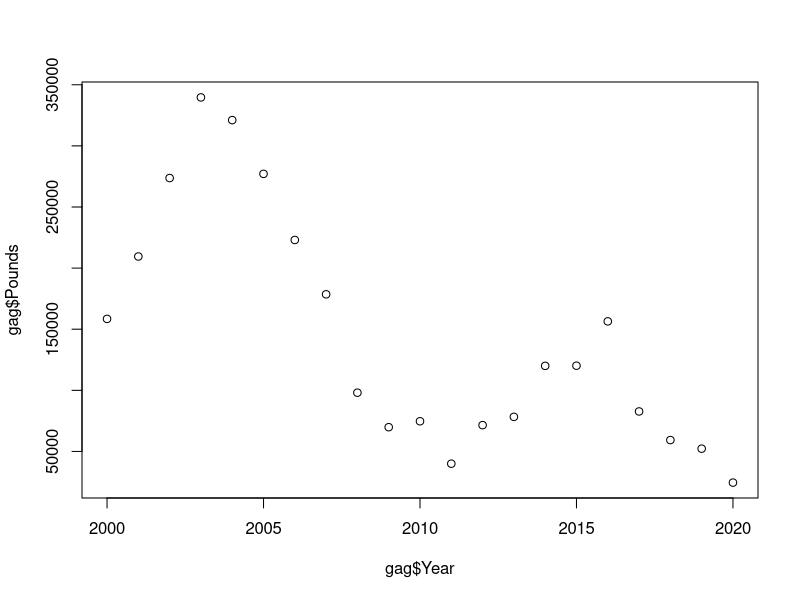
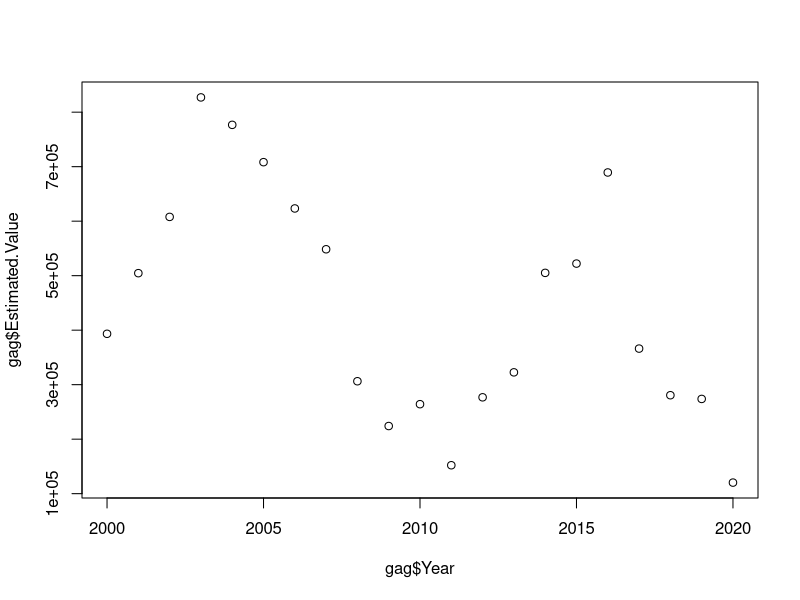
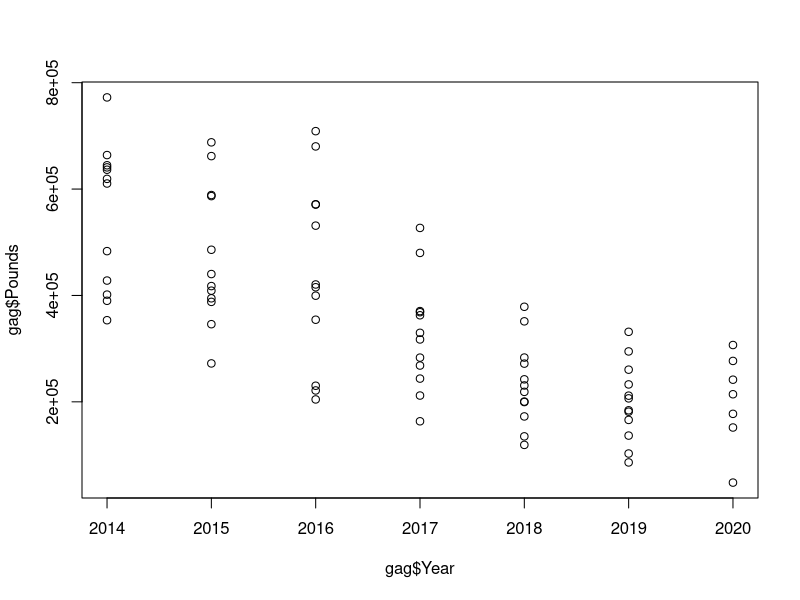
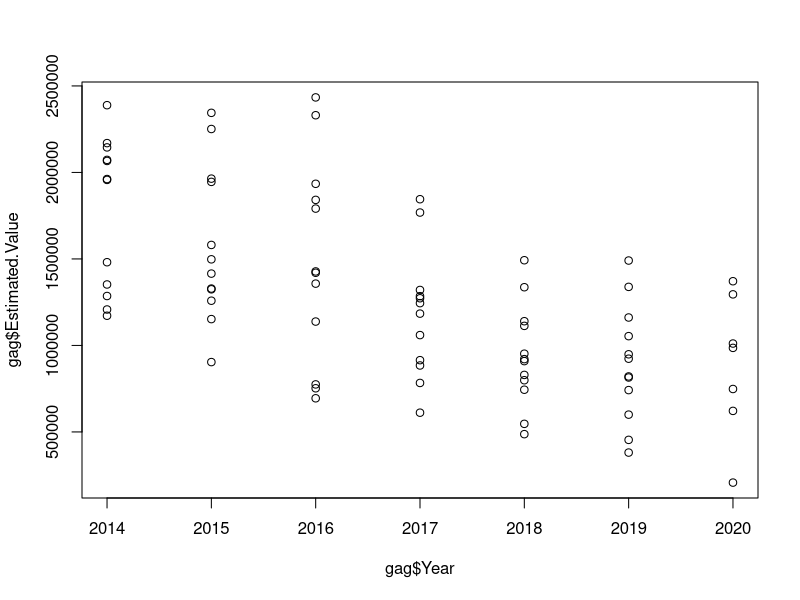
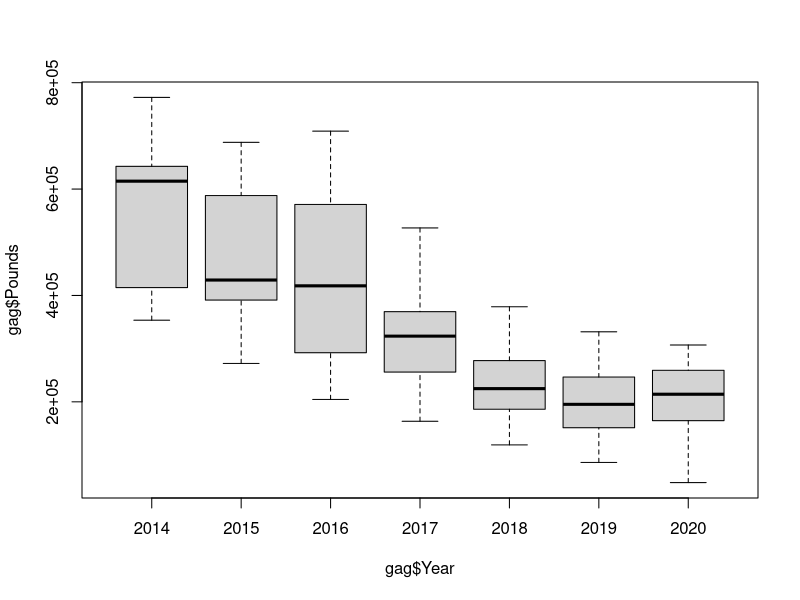
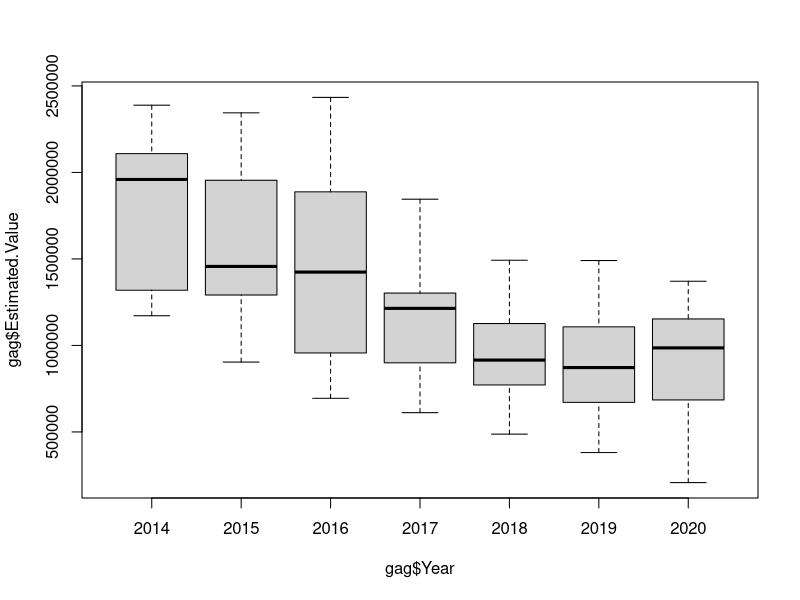
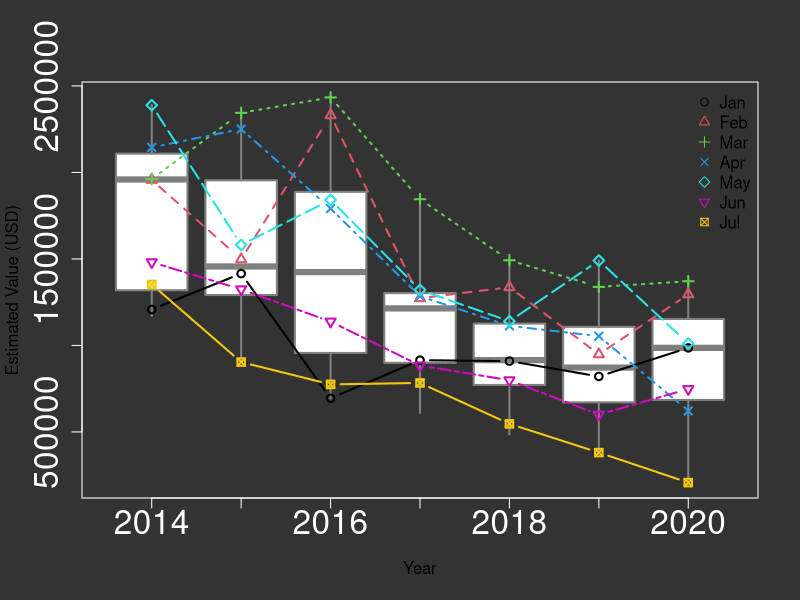

The R script that drew these images, in order:
library(lubridate)

setwd('~/Documents/R/Github/FL_seafood_landings/data')

### load data, skip first 9 lines because they are metadata
data <- read.csv('fl_landings_year.csv',skip=9)
### make some factors for easier parsing
data$Area.Description <- as.factor(data$Area.Description)
data$Species <- as.factor(data$Species)
### pull out Gag Grouper
ind_gag <- grep('gag',data$Species,ignore.case = T)
### pull out Ft Myers
ind_FM <- grep('fort myers',data$Area.Description,ignore.case = T)
### pull out Gag landed in Fort Myers
ind_FM_gag <- base::intersect(ind_gag,ind_FM)

gag <- data[ind_FM_gag,]

plot(gag$Year,gag$Pounds)
plot(gag$Year,gag$Estimated.Value)


### data by month
data <- read.csv('fl_landings_month.csv',skip=9)
data <- data[data$Year>2013,]
ind_gag <- grep('grouper, red',data$Species,ignore.case = T)
ind_ytd <- which(data$Month=='January' |
                      data$Month=='February' |
                      data$Month=='March' |
                      data$Month=='April' |
                      data$Month=='May' |
                      data$Month=='June' |
                      data$Month=='July')
### pull out Gag landed in year to date
ind_gag_ytd <- base::intersect(ind_gag,ind_ytd)
gag <- data[ind_gag,]

plot(gag$Year,gag$Pounds)
plot(gag$Year,gag$Estimated.Value)

boxplot(gag$Pounds~gag$Year)
boxplot(gag$Estimated.Value~gag$Year)

mths <- unique(gag$Month)
# plot(0,0,xlim=c(2013,2021),ylim=c(1e5,25e5))
par(bg='gray20')
b <- boxplot(gag$Estimated.Value~gag$Year,
             at=2014:2020,
             col='white',variwidth=T,border='gray50',
             xlab='Year',ylab='Estimated Value (USD)',
             staplewex=0,lty=1,lwd=2,axes=F)
axis(1, col="white", col.ticks="white", col.axis="white", cex.axis=2)
axis(2, col="white", col.ticks="white", col.axis="white", cex.axis=2)
box(col='white')
for(i in 1:7){
  temp <- gag[gag$Month==mths[i],]
  points(temp$Year,temp$Estimated.Value,col=i,pch=i,lty=i,typ='b',lwd=2)
}
legend('topright',
       c('Jan','Feb','Mar','Apr','May','Jun','Jul'),
       pch=1:7,col=1:7,bty='n')
# median_agg <- aggregate(gag$Estimated.Value,by=list(gag$Year),median,na.rm=T)
# points(median_agg$Group.1,median_agg$x,pch='-',cex=2,lwd=3)

